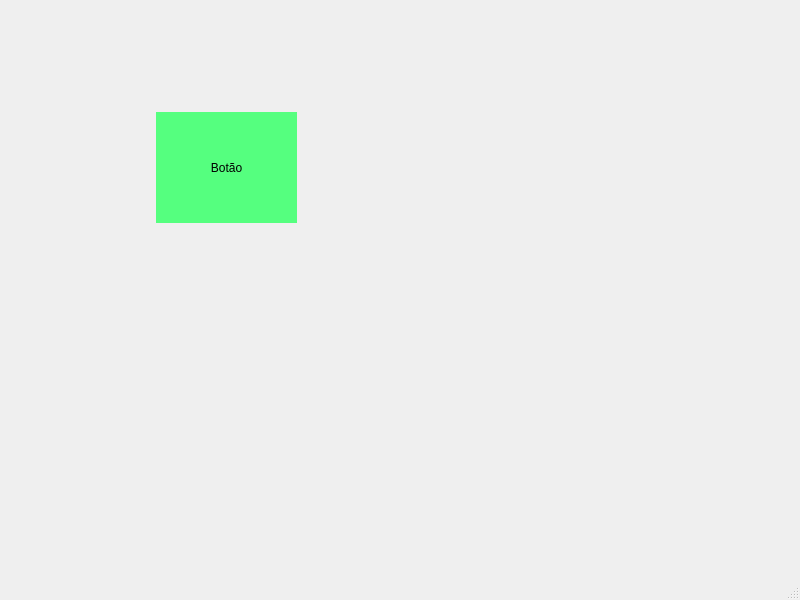
<?xml version="1.0" encoding="UTF-8"?>
<ui version="4.0">
 <class>MainWindow</class>
 <widget class="QMainWindow" name="MainWindow">
  <property name="geometry">
   <rect>
    <x>0</x>
    <y>0</y>
    <width>800</width>
    <height>600</height>
   </rect>
  </property>
  <property name="windowTitle">
   <string>MainWindow</string>
  </property>
  <property name="styleSheet">
   <string notr="true">font: 87 8pt &quot;Bodoni MT Black&quot;;</string>
  </property>
  <widget class="QWidget" name="centralwidget">
   <widget class="QLabel" name="label">
    <property name="geometry">
     <rect>
      <x>170</x>
      <y>140</y>
      <width>111</width>
      <height>141</height>
     </rect>
    </property>
    <property name="text">
     <string/>
    </property>
    <property name="alignment">
     <set>Qt::AlignCenter</set>
    </property>
   </widget>
   <widget class="QLabel" name="label_2">
    <property name="geometry">
     <rect>
      <x>156</x>
      <y>112</y>
      <width>141</width>
      <height>111</height>
     </rect>
    </property>
    <property name="styleSheet">
     <string notr="true">font: 16pt &quot;MS Shell Dlg 2&quot;;
background-color: rgb(85, 255, 127);</string>
    </property>
    <property name="text">
     <string>Botão</string>
    </property>
    <property name="alignment">
     <set>Qt::AlignCenter</set>
    </property>
   </widget>
  </widget>
  <widget class="QMenuBar" name="menubar">
   <property name="geometry">
    <rect>
     <x>0</x>
     <y>0</y>
     <width>800</width>
     <height>20</height>
    </rect>
   </property>
  </widget>
  <widget class="QStatusBar" name="statusbar"/>
 </widget>
 <resources/>
 <connections/>
</ui>
